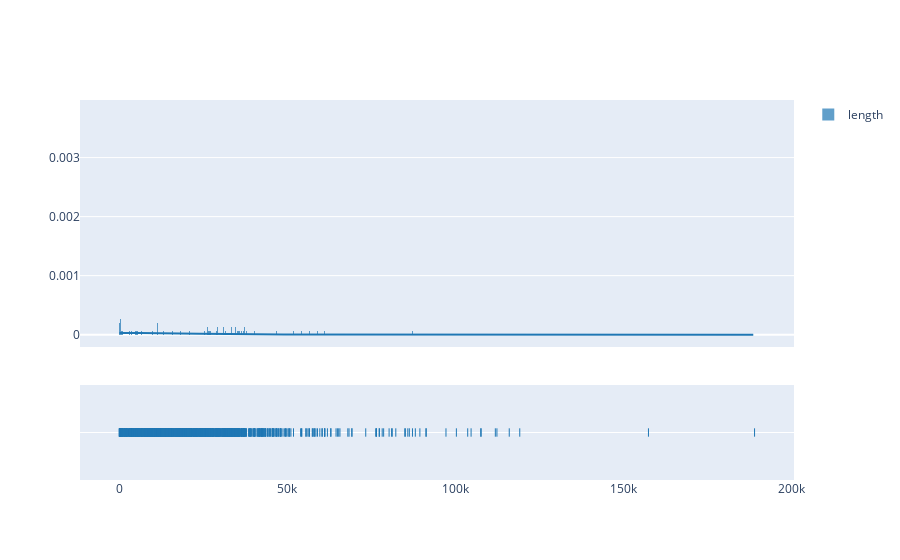

Notebook code cell kept with this figure:
### Markdown cell above
### Malware: 1

### Code cell
df_1 = df[df.malware_value==1]
distplot(df_1)

### Figure 1 — Plotly figure (JSON) as saved in the notebook; plotly's stock layout.template omitted (floating-point values rounded to 4 significant figures; data arrays with more than 128 entries replaced by an {"elided": "..."} marker saying what was removed)
{"data": [{"autobinx": false, "histnorm": "probability density", "legendgroup": "length", "marker": {"color": "rgb(31, 119, 180)"}, "name": "length", "opacity": 0.7, "type": "histogram", "x": {"elided": "1541 int values"}, "xaxis": "x", "xbins": {"end": 189123, "size": 10, "start": 53}, "yaxis": "y"}, {"legendgroup": "length", "marker": {"color": "rgb(31, 119, 180)"}, "mode": "lines", "name": "length", "showlegend": false, "type": "scatter", "x": {"elided": "500 float values"}, "xaxis": "x", "y": {"elided": "500 float values"}, "yaxis": "y"}, {"legendgroup": "length", "marker": {"color": "rgb(31, 119, 180)", "symbol": "line-ns-open"}, "mode": "markers", "name": "length", "showlegend": false, "type": "scatter", "x": {"elided": "1541 int values"}, "xaxis": "x", "y": {"elided": "1541 str values"}, "yaxis": "y2"}], "layout": {"barmode": "overlay", "hovermode": "closest", "legend": {"traceorder": "reversed"}, "xaxis": {"anchor": "y2", "domain": [0, 1], "zeroline": false}, "yaxis": {"anchor": "free", "domain": [0.35, 1], "position": 0}, "yaxis2": {"anchor": "x", "domain": [0, 0.25], "dtick": 1, "showticklabels": false}}}
